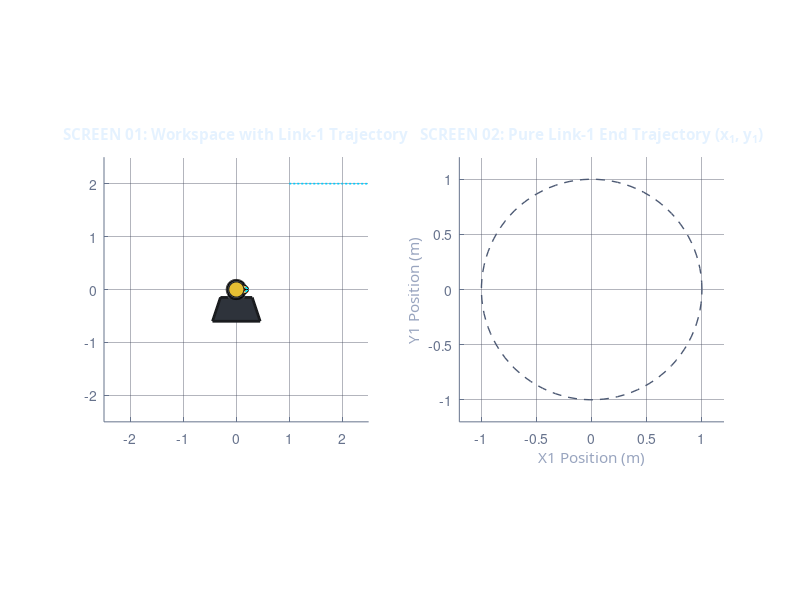

This chart was generated by the following MATLAB code: (Note: this script raises an error after producing the figure.)
% Link-1 End Joint (x1, y1) Trajectory Analysis (MATLAB R2026a)
clear; clc; close all;

%% 1. 로봇 물리 및 궤적 파라미터 설정
l1 = 1.0; % 링크 1 길이 (m)
l2 = 1.0; % 링크 2 길이 (m)

% 타원 궤적 파라미터 (x^2/2^2 + y^2/1.3^2 = 1)
a = 2.0;  % 장반경
b = 1.3;  % 단반경

num_steps = 240;
t = linspace(0, 2*pi, num_steps);

X_traj = a * cos(t);
Y_traj = b * sin(t);

%% 2. 메인 피겨 창 설정 (듀얼 가로형 레이아웃)
fig = figure('Name', 'Link-1 End Joint Trajectory HUD', ...
             'NumberTitle', 'off', ...
             'Color', [0.08, 0.09, 0.11], ...
             'Position', [100, 200, 1250, 550]);

%% 3. [좌측 스크린 - 전체 물리 공간 및 링크 1 궤적 동시 표기]
ax1 = subplot(1, 2, 1, 'Parent', fig, ...
              'Color', [0.12, 0.14, 0.18], 'XColor', [0.4, 0.45, 0.55], 'YColor', [0.4, 0.45, 0.55], ...
              'GridColor', [0.25, 0.28, 0.35], 'GridAlpha', 0.4);
grid(ax1, 'on'); hold(ax1, 'on'); axis(ax1, 'equal');
xlim(ax1, [-2.5, 2.5]); ylim(ax1, [-2.5, 2.5]);
title(ax1, 'SCREEN 01: Workspace with Link-1 Trajectory', 'Color', [0.9, 0.95, 1.0], 'FontName', 'Segoe UI', 'FontWeight', 'bold');

% 핸드가 따라가는 타원 목표 가이드라인 (하늘색 점선)
plot(ax1, X_traj, ':', 'Color', [0.0, 0.8, 1.0], 'LineWidth', 1.2);

% ★ 링크 1 끝단(관절 2)이 그리는 궤적 라인 (네온 그린 컬러)
link1_trace_ax1 = plot(ax1, NaN, NaN, '-', 'Color', [0.0, 1.0, 0.5], 'LineWidth', 2.5);

% 베이스 스탠드 플롯
base_plate_x = [-0.45, 0.45, 0.30, -0.30]; base_plate_y = [-0.60, -0.60, -0.15, -0.15];
base_neck_x = [-0.15, 0.15, 0.10, -0.10];  base_neck_y = [-0.15, -0.15, 0.0, 0.0];
fill(ax1, base_plate_x, base_plate_y, [0.18, 0.20, 0.23], 'EdgeColor', [0.1, 0.11, 0.12], 'LineWidth', 2);
fill(ax1, base_neck_x, base_neck_y, [0.55, 0.58, 0.62], 'EdgeColor', [0.3, 0.32, 0.35], 'LineWidth', 1.5);
rectangle(ax1, 'Position', [-0.18, -0.18, 0.36, 0.36], 'Curvature', [1, 1], 'FaceColor', [0.35, 0.38, 0.42], 'LineWidth', 1.5);

%% 4. [우측 스크린 - 링크 1 끝단(관절 2)만의 독립 궤적 현미경 뷰]
ax2 = subplot(1, 2, 2, 'Parent', fig, ...
              'Color', [0.12, 0.14, 0.18], 'XColor', [0.4, 0.45, 0.55], 'YColor', [0.4, 0.45, 0.55], ...
              'GridColor', [0.25, 0.28, 0.35], 'GridAlpha', 0.4);
grid(ax2, 'on'); hold(ax2, 'on'); axis(ax2, 'equal');
xlim(ax2, [-1.2, 1.2]); ylim(ax2, [-1.2, 1.2]); % 링크 1 길이가 1m이므로 궤적 범위에 맞춤
xlabel(ax2, 'X1 Position (m)', 'Color', [0.6, 0.65, 0.75], 'FontName', 'Segoe UI');
ylabel(ax2, 'Y1 Position (m)', 'Color', [0.6, 0.65, 0.75], 'FontName', 'Segoe UI');
title(ax2, 'SCREEN 02: Pure Link-1 End Trajectory (x_1, y_1)', 'Color', [0.9, 0.95, 1.0], 'FontName', 'Segoe UI', 'FontWeight', 'bold');

% 링크 1 중심 원점 가이드라인 (반지름 1인 원형 물리 한계선)
th_circle = linspace(0, 2*pi, 100);
plot(ax2, cos(th_circle), sin(th_circle), '--', 'Color', [0.3, 0.35, 0.45], 'LineWidth', 1);

% 우측 창에서 실시간으로 그려질 링크 1 궤적선 (마젠타 핑크 컬러)
link1_trace_ax2 = plot(ax2, NaN, NaN, '-', 'Color', [1.0, 0.2, 0.6], 'LineWidth', 2.5);
h_joint_dot = plot(ax2, NaN, NaN, 'o', 'MarkerSize', 8, 'MarkerFaceColor', [1.0, 0.2, 0.6], 'MarkerEdgeColor', [1,1,1]);

%% 5. 아노다이징 골드 메탈릭 암 레이어 빌드
gold_colors = {[0.25, 0.18, 0.05], [0.70, 0.52, 0.15], [0.88, 0.71, 0.28], [0.98, 0.88, 0.55], [1.0, 0.98, 0.85]};
widths = [26, 21, 14, 7, 2.5];

link1_layers = []; link2_layers = [];
for k = 1:5
    link1_layers(k) = plot(ax1, [0, 0], [0, 0], 'Color', gold_colors{k}, 'LineWidth', widths(k), 'HandleVisibility', 'off');
    link2_layers(k) = plot(ax1, [0, 0], [0, 0], 'Color', gold_colors{k}, 'LineWidth', widths(k), 'HandleVisibility', 'off');
end

%% 6. 집게(Gripper) 및 하이라이트 조인트 볼트 세팅
wrist_x = [-0.03,  0.03,  0.03, -0.03]; wrist_y = [-0.05, -0.05,  0.05,  0.05];
claw_base_x = [0.03, 0.11, 0.19, 0.23, 0.20, 0.12, 0.03]; claw_base_y = [0.05, 0.09, 0.07, 0.02, -0.01, 0.03, 0.01];
pad_base_x = [0.15, 0.23, 0.20]; pad_base_y = [0.07, 0.02, -0.01];

h_wrist  = patch(ax1, 'XData', wrist_x, 'YData', wrist_y, 'FaceColor', [0.30, 0.25, 0.15]);
h_claw_L = patch(ax1, 'XData', claw_base_x, 'YData', claw_base_y, 'FaceColor', [0.85, 0.75, 0.45]);
h_claw_R = patch(ax1, 'XData', claw_base_x, 'YData', -claw_base_y, 'FaceColor', [0.85, 0.75, 0.45]);
h_pad_L  = patch(ax1, 'XData', pad_base_x, 'YData', pad_base_y, 'FaceColor', [0.0, 0.9, 1.0], 'EdgeColor', 'none');
h_pad_R  = patch(ax1, 'XData', pad_base_x, 'YData', -pad_base_y, 'FaceColor', [0.0, 0.9, 1.0], 'EdgeColor', 'none');

h_j2_cap = plot(ax1, 0, 0, 'o', 'MarkerSize', 11, 'MarkerFaceColor', [0.9, 0.75, 0.20], 'MarkerEdgeColor', [0.1, 0.1, 0.1]);

%% 7. 대시보드 HUD 텍스트 박스 배치
hud_box = annotation('textbox', [0.14, 0.68, 0.17, 0.18], 'Color', [0.98, 0.88, 0.55], ...
                     'BackgroundColor', [0.15, 0.17, 0.22, 0.85], 'EdgeColor', [0.6, 0.4, 0.1], ...
                     'FontName', 'Courier New', 'FontSize', 9, 'FontWeight', 'bold');

%% 8. 실시간 연동 시뮬레이션 루프
x1_history = []; y1_history = []; % 링크 1 끝단 좌표 저장 배열

for i = 1:num_steps
    x = X_traj(i);
    y = Y_traj(i);
    
    %% [역기구학 연산 - 조건: 세타2가 양(+)의 해]
    D = (x^2 + y^2 - l1^2 - l2^2) / (2 * l1 * l2);
    if D > 1, D = 1; elseif D < -1, D = -1; end
    
    theta2 = acos(D); % 양의 해 (Elbow-Up) 고정
    theta1 = atan2(y, x) - atan2(l2 * sin(theta2), l1 + l2 * cos(theta2));
    
    %% [순기구학 글로벌 좌표 매핑]
    % ★ 링크 1의 끝단 좌표 (x1, y1) 계산
    x1 = l1 * cos(theta1); 
    y1 = l1 * sin(theta1);
    
    % 링크 2의 끝단(핸드) 좌표 (x2, y2) 계산
    x2 = x1 + l2 * cos(theta1 + theta2); 
    y2 = y1 + l2 * sin(theta1 + theta2);
    phi = theta1 + theta2;
    
    % 링크 1 끝단 히스토리 누적
    x1_history = [x1_history, x1];
    y1_history = [y1_history, y1];
    
    %% [SCREEN 01 - 전체 그래픽 요소 리프레시]
    for k = 1:5
        set(link1_layers(k), 'XData', [0, x1], 'YData', [0, y1]);
        set(link2_layers(k), 'XData', [x1, x2], 'YData', [y1, y2]);
    end
    set(h_j2_cap, 'XData', x1, 'YData', y1);
    
    % 집게 기하 렌더링
    grip_control = 0.65 + 0.35 * sin(t(i));
    claw_dyn_y = claw_base_y * grip_control; pad_dyn_y = pad_base_y * grip_control;
    R = [cos(phi), -sin(phi); sin(phi), cos(phi)];
    
    wr_g = R * [wrist_x; wrist_y] + [x2; y2];
    cl_L_g = R * [claw_base_x; claw_dyn_y] + [x2; y2]; cl_R_g = R * [claw_base_x; -claw_dyn_y] + [x2; y2];
    pd_L_g = R * [pad_base_x; pad_dyn_y] + [x2; y2];   pd_R_g = R * [pad_base_x; -pad_dyn_y] + [x2; y2];
    
    set(h_wrist, 'XData', wr_g(1,:), 'YData', wr_g(2,:));
    set(h_claw_L, 'XData', cl_L_g(1,:), 'YData', cl_L_g(2,:)); set(h_claw_R, 'XData', cl_R_g(1,:), 'YData', cl_R_g(2,:));
    set(h_pad_L, 'XData', pd_L_g(1,:), 'YData', pd_L_g(2,:));   set(h_pad_R, 'XData', pd_R_g(1,:), 'YData', pd_R_g(2,:));
    
    % SCREEN 01용 링크 1 끝단 실시간 궤적 업데이트
    set(link1_trace_ax1, 'XData', x1_history, 'YData', y1_history);
    
    %% [SCREEN 02 - 링크 1 끝단만의 궤적 곡선 드로잉]
    set(link1_trace_ax2, 'XData', x1_history, 'YData', y1_history);
    set(h_joint_dot, 'XData', x1, 'YData', y1); % 현재 링크1 끝점 마커 위치
    
    %% HUD 데이터 대시보드 출력
    hud_string = sprintf(['  [MONITOR SYSTEM]\n  ------------------\n  Hand X  : %5.2f m\n  Hand Y  : %5.2f m\n\n  [LINK 1 END]\n  Joint2 X: %5.2f m\n  Joint2 Y: %5.2f m'], ...
                           x2, y2, x1, y1);
    set(hud_box, 'String', hud_string);
    
    %% 프레임 동기화 및 딜레이
    drawnow;
    pause(0.015);
end
